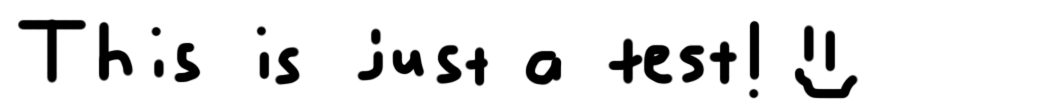
#> input picture img/test.png, 1040 x 104 px
$ python slice_and_compose.py img/test.png
#> lines starting #> are read from the running program, lines starting #| are printed output that depends on the picture
from PIL import Image
import os
import sys

def process_image(input_path: str):
#> called with input_path = 'img/test.png'
    base, ext = os.path.splitext(input_path)
    output_path = f"{base}_recut{ext}"

    try:
        img = Image.open(input_path)
#> img is the input picture: PIL image 1040x104 RGB; min 0, max 255, mean 229.9
    except FileNotFoundError:
        print(f"Error: file not found: {input_path}")
        sys.exit(1)
    except Image.UnidentifiedImageError:
        print(f"Error: not a valid image: {input_path}")
        sys.exit(1)

    if 4160 % img.width != 0:
        print(f"Error: width {img.width} is not an integer divisor of 4160")
        sys.exit(1)

    if 104 % img.height != 0:
        print(f"Error: height {img.height} is not an integer divisor of 104")
        sys.exit(1)

    nx = 4160 // img.width
#> nx = 4
    ny = 104 // img.height
#> ny = 1
    if nx > 1 or ny > 1:
        tiled = Image.new("RGB", (4160, 104))
#> tiled: PIL image 4160x104 RGB; every value is 0
        for row in range(ny):
            for col in range(nx):
                tiled.paste(img, (col * img.width, row * img.height))
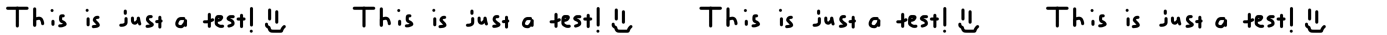
#> tiled: PIL image 4160x104 RGB (shown at 1/3 size); min 0, max 255, mean 229.9
        img = tiled

    # Cut the 3 pieces
    piece1 = img.crop((0,    0, 1872, 104))  # 1872x104
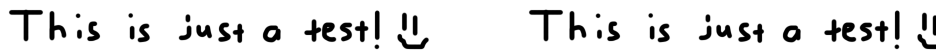
#> piece1: PIL image 1872x104 RGB (shown at 1/2 size); min 0, max 255, mean 227.6
    piece2 = img.crop((1872, 0, 3744, 104))  # 1872x104
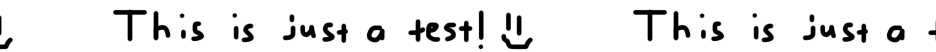
#> piece2: PIL image 1872x104 RGB (shown at 1/2 size); min 0, max 255, mean 232.1
    piece3 = img.crop((3744, 0, 4160, 104))  #  416x104
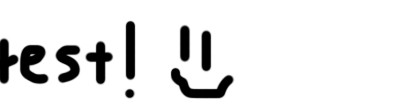
#> piece3: PIL image 416x104 RGB; min 0, max 255, mean 230.2

    # Create white canvas
    canvas = Image.new("RGB", (1920, 1080), color=(255, 255, 255))
#> canvas: PIL image 1920x1080 RGB; every value is 255

    # Place pieces
    canvas.paste(piece1, (0, 0))    # top-left at (0,   0)
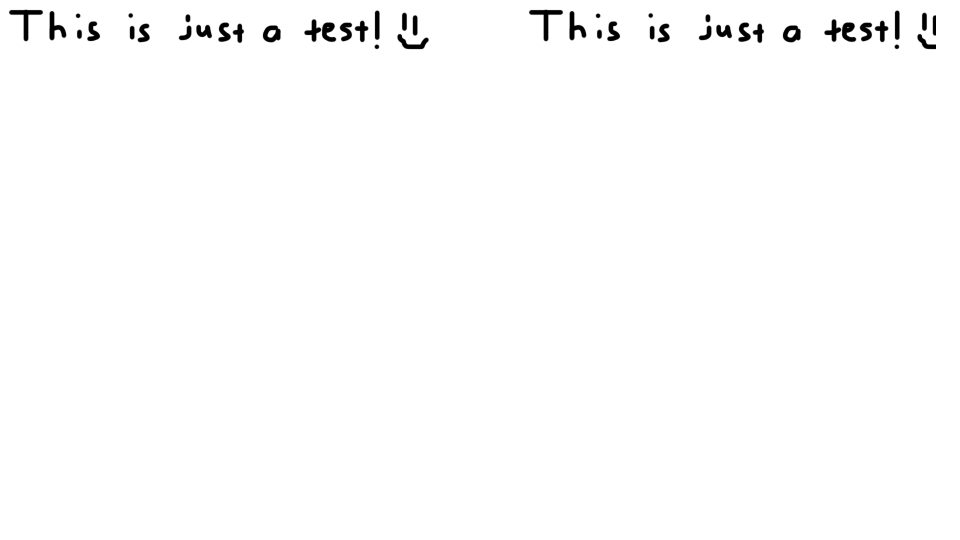
#> canvas: PIL image 1920x1080 RGB (shown at 1/2 size); min 0, max 255, mean 252.4
    canvas.paste(piece2, (0, 104))  # top-left at (0, 104)
    canvas.paste(piece3, (0, 208))  # top-left at (0, 208)

    try:
        canvas.save(output_path)
    except FileNotFoundError:
        print(f"Error: output directory does not exist: {output_path}")
        sys.exit(1)
    print(f"Saved to {output_path}")

if __name__ == "__main__":
    if len(sys.argv) != 2:
        print("Usage: python slice_and_compose.py <input.jpg/png>")
        sys.exit(1)

    process_image(sys.argv[1])
